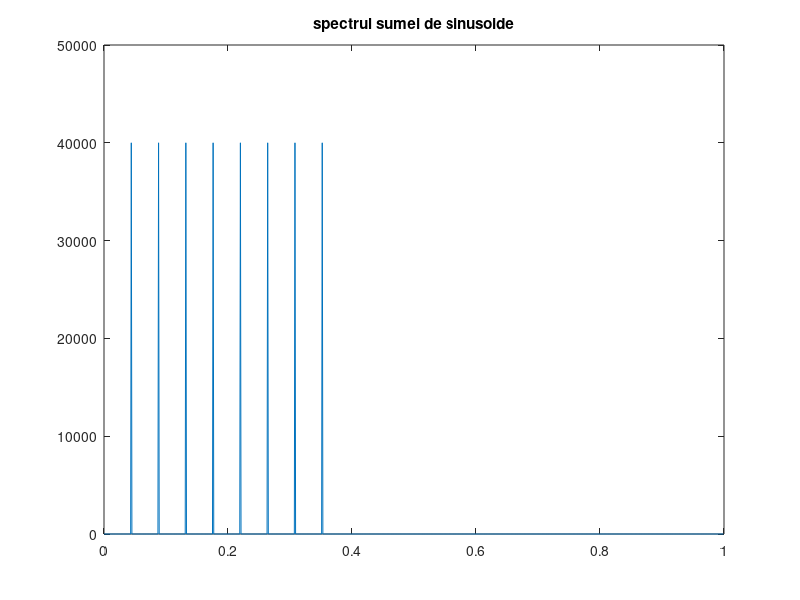

Here is the MATLAB script that generated this plot: (Note: this script raises an error after producing the figure.)
% Genereaza semnale "muzicale".
% Frecventa de esantionare este 40KHz
% (astfel incat sa se pastreze frecventele < 20 kHz, adica
% cele din zona audibila).

% Program pentru Laborator 3, Prelucrarea semnalelor

test = 0;			% 0 - suma de sinusoide filtrata
						% 1 - vioara
						% 2 - viola
                  % 3 - clarinet
                  % 4 - trombon
                  % 5 - tuba

Fes = 40000;		% frewcventa de esantionare
L = 80000;			% numar esantioane - 2 secunde

Nf = 1000;			% numarul de puncte cu care se deseneaza spectrele

% alege amplitudinile sinusoidelor
% (1 pentru suma de sinusoide ce va fi filtrata,
%  valori predefinite pentru instrumentele muzicale)
switch test
  case 0,				% suma de sinusoide - baza + armonice
	 Fbaza = 440;		% frecventa in Hz a sunetului la
	 Narm = 8;			% numar de armonice
	 xampl = ones(1, Narm);	% amplitudinile armonicelor

  case 1,				% vioara
	 Fbaza = 440;		% la
	 Narm = 18;
    xampl = [100 45 21 26 48 53 53 62 53 26 24 16 16 35 12 34 23 11] / 100;

  case 2,				% viola
	 Fbaza = 440;		% la
    Narm = 10;
    xampl = [100 45 40 20 40 30 10 15 8 8] / 100;

  case 3,				% clarinet
	 Fbaza = 180;		% fa diez
	 Narm = 10;
	 xampl = [100 0 50 10 60 30 50 30 10 2] / 100;
    
  case 4,				% trombon
	 Fbaza = 230;		% si bemol
	 Narm = 6;
    xampl = [100 100 50 60 10 3] / 100;
    
  case 5,				% tuba
	 Fbaza = 230;		% si bemol
	 Narm = 5;
	 xampl = [100 70 8 3 2] / 100;
    
end
    
f_baza = Fbaza/Fes*2;			% frecventa discreta a fundamentalei
omega_baza = 2*pi*f_baza;		% pulsatia fundamentalei

% construieste suma de sinusoide
x = zeros(1,L);					% semnalul
for i = 1 : Narm
  x = x + xampl(i) * sin(i*omega_baza*(0:L-1));
end

% spectrul sumei de sinusoide
[X,f] = freqz(x,1,Nf);
figure(1)
plot(f/pi,abs(X));
title('spectrul sumei de sinusoide');

x = x / max(abs(x));
xp = audioplayer(x,Fes) ;
play(xp) ; 

%%
% filtru reprezentand instrumentul
if test == 0
  b = 1;						% alege un filtru IIR (instrumentul !!!)
  a = [1 -0.79];
  r1 = roots(b);
  r2 = roots(a)
  
  figure(3)
  freqz(b,a);				% caracteristica de frecventa
else
  b = 1; a = 1;			% pentru instrumentele predefinite, nu filtram
end

y = filter(b,a,x);		% iesirea filtrului
[Y,f] = freqz(y,1,Nf);% spectrul semnalului de iesire
figure(2)
plot(f/pi,abs(Y));
title('spectrul semnalului de iesire');

% salveaza semnal audio
y = y / max(abs(y));
yp = audioplayer(y,Fes) ;
play(yp) ; 

audiowrite(['muz' int2str(test) '.wav'], y, 40000, 'BitsPerSample', 16);